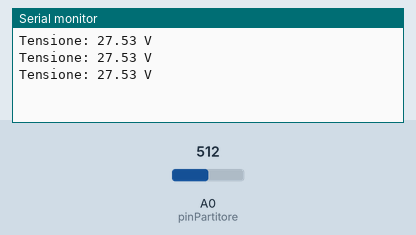
Recording of a sketch running on a simulated Arduino Uno, built with avr-gcc and run on an emulated ATmega328P. On the bench: the last lines printed to the serial monitor. The test bench sets the inputs (shaded band); at power-on: A0 (pinPartitore) = 512.

Above: at 1.2 s.
1.3 s: A0 (pinPartitore) set to 716
At 2.0 s:
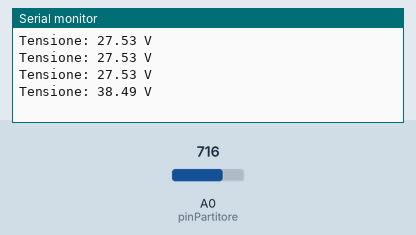
2.8 s: A0 (pinPartitore) set to 900
At 2.8 s:
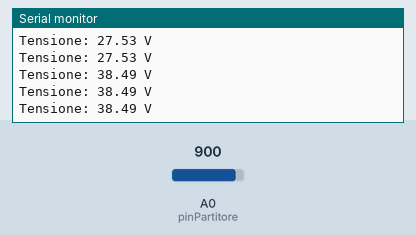
Timing chart, 0 to 5.8 s (numbered marks = the images above; inputs shaded):
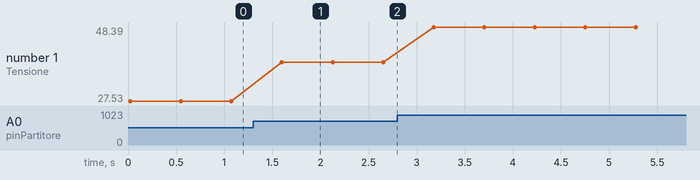

Measured:
- after the input at 1.3 s, the serial monitor: prints a new line after 0.30 s (image 1)
- plotted number 1: 27.53 → 38.49 after the input at 1.3 s, 38.49 → 48.39 after the input at 2.8 s

The sketch:

Sensore_Voltmetro_Analogico_1.3_For.ino
```cpp
//*****************************************************************************************************************************//
//-------------------          By  MastrMarco    Versione 1.3        ISCRIVITI AL CANALE YOUTUBE       ------------------------//
//
//                                  https://www.youtube.com/channel/UCpQb1Iz6M229ylkyXpdJPlw
//*****************************************************************************************************************************//

#define pinPartitore A0  // Pin analogico a cui è collegato il punto centrale del partitore resistivo

const int numeroCampioni = 50;  // Numero di campioni da utilizzare per la media mobile
int campioni[numeroCampioni];   // Array per memorizzare i campioni


/*
In questo codice, ho aggiunto un array tensioniRiferimento che contiene i valori di tensione di riferimento per la calibrazione multi-punto
e un array correzioni che contiene i fattori di correzione corrispondenti. Il codice cicla attraverso questi array
e applica la correzione appropriata in base alla tensione letta. Assicurati di inserire i valori di tensione di riferimento
e i fattori di correzione corrispondenti in modo corretto.
*/
// Valori di tensione di riferimento per la calibrazione multi-punto
float tensioniRiferimento[] = { 5.0, 10.0, 15.0, 25.0 };           // Inserire qui i valori di tensione di riferimento
int numeroTensioni = sizeof(tensioniRiferimento) / sizeof(float);  // Numero di valori di tensione di riferimento
// Valori di correzione per la calibrazione multi-punto
//                      <=5v  <=10v  <=15v  <=25v
float correzioni[] = { 1.005, 0.996, 0.988, 0.985 };  // Fattori di correzione empirici corrispondenti ai valori di tensione di riferimento


float R1 = 10000;  // Inserire il valore del Resistore R1 indicato nello Schema
float R2 = 1000;   // Inserire il valore del Resistore R2 indicato nello Schema
float AREF = 5.0;  // Valore di Riferimento Analogico. Per Arduino UNO ecc.. 5V e per ESP32 ecc... 3.3v


void setup() {
  Serial.begin(115200);  // Inizializza la comunicazione seriale
}

void loop() {
  // Leggi i campioni
  for (int i = 0; i < numeroCampioni; i++) {
    campioni[i] = analogRead(pinPartitore);
    delayMicroseconds(370);  // Aggiungi un piccolo ritardo tra le letture
  }

  // Calcola la media mobile
  float media = 0;
  for (int i = 0; i < numeroCampioni; i++) {
    media += campioni[i];
  }
  media /= numeroCampioni;

  // Converti in tensione
  float tensione = media * (AREF / 1023.0);  // Tensione senza correzione
  // Calcola la tensione corretta utilizzando i valori del partitore resistivo
  tensione /= (R2 / (R1 + R2));

  // Correzione basata sulla calibrazione multi-punto
  for (int i = 0; i < numeroTensioni; i++) {
    if (tensione <= tensioniRiferimento[i]) {
      tensione *= correzioni[i];
      break;  // Esci dal ciclo dopo aver applicato la correzione
    }
  }

  // Stampa il valore
  Serial.print("Tensione: ");
  Serial.print(tensione, 2);  // Stampa con 2 cifre decimali
  Serial.println(" V");

  delay(500);  // Attendere un secondo prima di leggere nuovamente il valore
}
```
